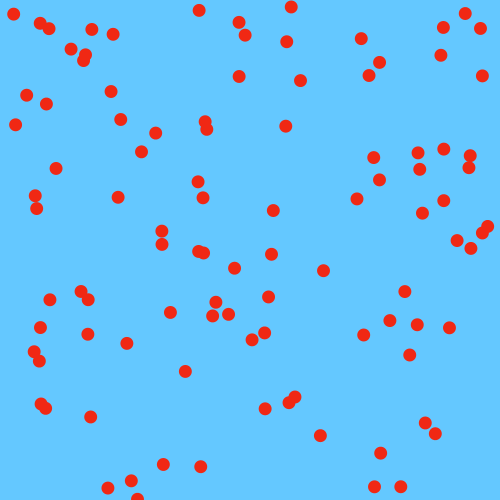
Frame 1 (no input)
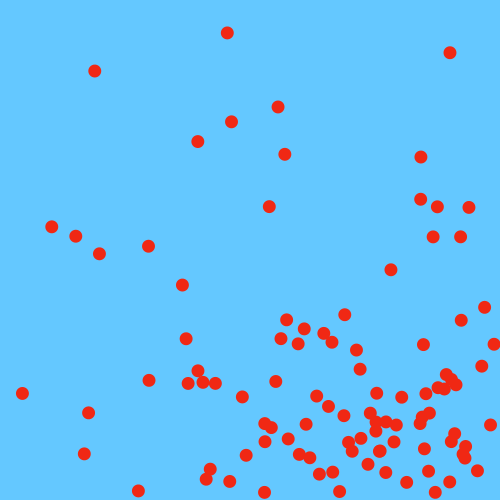
Frame 60 (the mouse pressed at the canvas centre just before this capture)
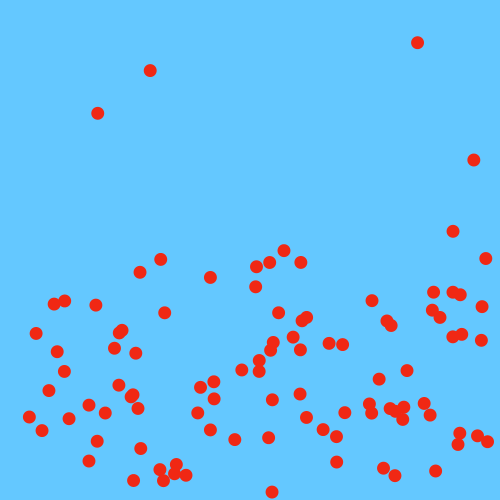
Frame 120 (the mouse held since frame 60 and released just before this capture)

The Processing sketch that drew these frames (run headless with seeded random() and noise(); from frame 60 on, the mouse is pressed at the canvas centre):

// Processing sketch: processing_34002
// ── processing_34002.pde

int numBalls=100;
float[]xBall=new float[numBalls];
float[]yBall=new float[numBalls];
float[]xBallSpeed= new float[numBalls];
float[]yBallSpeed= new float[numBalls];
float ballSize=random(20);


void setup(){
  size(500,500);
  for (int i=0; i<numBalls;i++){
  xBall[i]= random(width);
  yBall[i] = random(height);
  xBallSpeed[i] = random(6);
  yBallSpeed[i] = random(6);
}
}
void draw(){
    background(100,200,255); 
     moveBall();
    checkEdgeOfScreen();
    drawBall();  
  
}
void moveBall(){
  for(int i=0; i<numBalls; i++){
  xBall[i]+=xBallSpeed[i];
  yBall[i]+=yBallSpeed[i];
}
}

void checkEdgeOfScreen(){
   for(int i=0; i<numBalls; i++){
  if ((xBall[i]+ballSize*.5>width)||(xBall[i]<0+ballSize*.5))
  {xBallSpeed[i]=xBallSpeed[i]*-1;}
  if ((yBall[i]+ballSize*.5>height)||(yBall[i]<0+ballSize*.5))
  {yBallSpeed[i]=yBallSpeed[1]*-1;}
}
}

void drawBall(){
   
    noStroke();
    fill(240,40,20);
     for(int i=0; i<numBalls; i++){
  ellipse(xBall[i],yBall[i],ballSize,ballSize);
}
}
